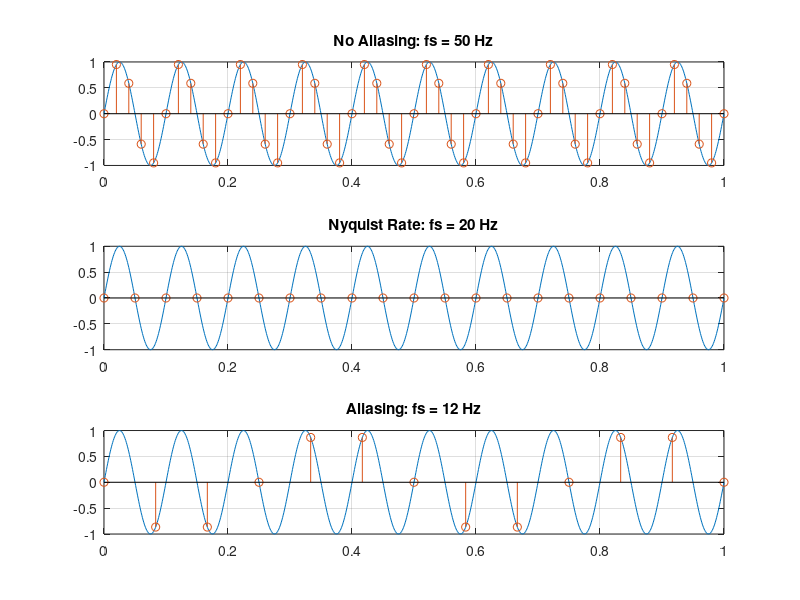

Source code (MATLAB):
f = 10;

t = 0:0.001:1;
x = sin(2*pi*f*t);

fs1 = 50;
fs2 = 20;
fs3 = 12;

t1 = 0:1/fs1:1;
t2 = 0:1/fs2:1;
t3 = 0:1/fs3:1;

x1 = sin(2*pi*f*t1);
x2 = sin(2*pi*f*t2);
x3 = sin(2*pi*f*t3);

subplot(3,1,1)
plot(t,x)
hold on
stem(t1,x1)
grid on
title('No Aliasing: fs = 50 Hz')

subplot(3,1,2)
plot(t,x)
hold on
stem(t2,x2)
grid on
title('Nyquist Rate: fs = 20 Hz')

subplot(3,1,3)
plot(t,x)
hold on
stem(t3,x3)
grid on
title('Aliasing: fs = 12 Hz')
